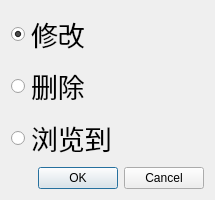
<?xml version="1.0" encoding="UTF-8"?>
<ui version="4.0">
 <class>operatDialog</class>
 <widget class="QDialog" name="operatDialog">
  <property name="geometry">
   <rect>
    <x>0</x>
    <y>0</y>
    <width>215</width>
    <height>191</height>
   </rect>
  </property>
  <property name="windowTitle">
   <string>对改点的操作</string>
  </property>
  <layout class="QGridLayout" name="gridLayout_2">
   <item row="0" column="0">
    <layout class="QGridLayout" name="gridLayout">
     <item row="0" column="0">
      <widget class="QRadioButton" name="changeButton">
       <property name="font">
        <font>
         <family>微软雅黑</family>
         <pointsize>20</pointsize>
         <weight>50</weight>
         <bold>false</bold>
         <kerning>true</kerning>
        </font>
       </property>
       <property name="layoutDirection">
        <enum>Qt::LeftToRight</enum>
       </property>
       <property name="text">
        <string>修改</string>
       </property>
       <property name="checked">
        <bool>true</bool>
       </property>
      </widget>
     </item>
     <item row="1" column="0">
      <widget class="QRadioButton" name="delRadio">
       <property name="font">
        <font>
         <family>微软雅黑</family>
         <pointsize>20</pointsize>
         <weight>50</weight>
         <bold>false</bold>
         <kerning>true</kerning>
        </font>
       </property>
       <property name="layoutDirection">
        <enum>Qt::LeftToRight</enum>
       </property>
       <property name="text">
        <string>删除</string>
       </property>
      </widget>
     </item>
     <item row="2" column="0">
      <widget class="QRadioButton" name="radioButton_3">
       <property name="font">
        <font>
         <family>微软雅黑</family>
         <pointsize>20</pointsize>
         <weight>50</weight>
         <bold>false</bold>
         <kerning>true</kerning>
        </font>
       </property>
       <property name="layoutDirection">
        <enum>Qt::LeftToRight</enum>
       </property>
       <property name="text">
        <string>浏览到</string>
       </property>
      </widget>
     </item>
    </layout>
   </item>
   <item row="1" column="0">
    <widget class="QDialogButtonBox" name="buttonBox">
     <property name="orientation">
      <enum>Qt::Horizontal</enum>
     </property>
     <property name="standardButtons">
      <set>QDialogButtonBox::Cancel|QDialogButtonBox::Ok</set>
     </property>
    </widget>
   </item>
  </layout>
 </widget>
 <resources/>
 <connections>
  <connection>
   <sender>buttonBox</sender>
   <signal>accepted()</signal>
   <receiver>operatDialog</receiver>
   <slot>accept()</slot>
   <hints>
    <hint type="sourcelabel">
     <x>248</x>
     <y>254</y>
    </hint>
    <hint type="destinationlabel">
     <x>157</x>
     <y>274</y>
    </hint>
   </hints>
  </connection>
  <connection>
   <sender>buttonBox</sender>
   <signal>rejected()</signal>
   <receiver>operatDialog</receiver>
   <slot>reject()</slot>
   <hints>
    <hint type="sourcelabel">
     <x>316</x>
     <y>260</y>
    </hint>
    <hint type="destinationlabel">
     <x>286</x>
     <y>274</y>
    </hint>
   </hints>
  </connection>
 </connections>
</ui>
